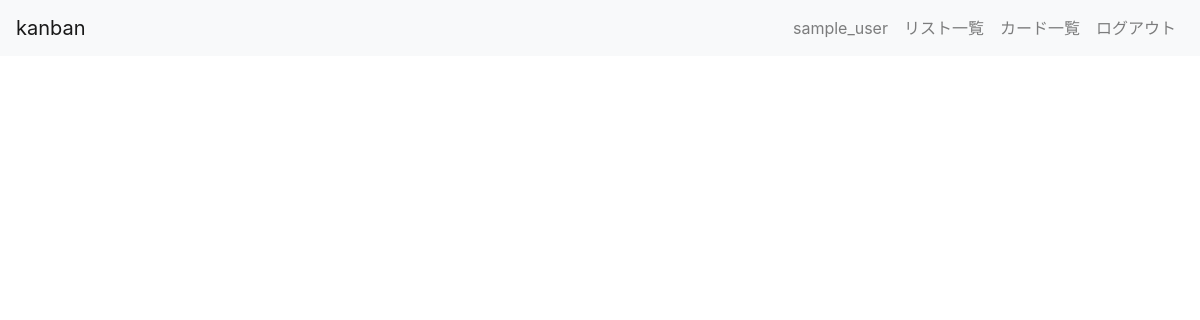
Page /kanban/home/ (signed in) on the earlier database version.
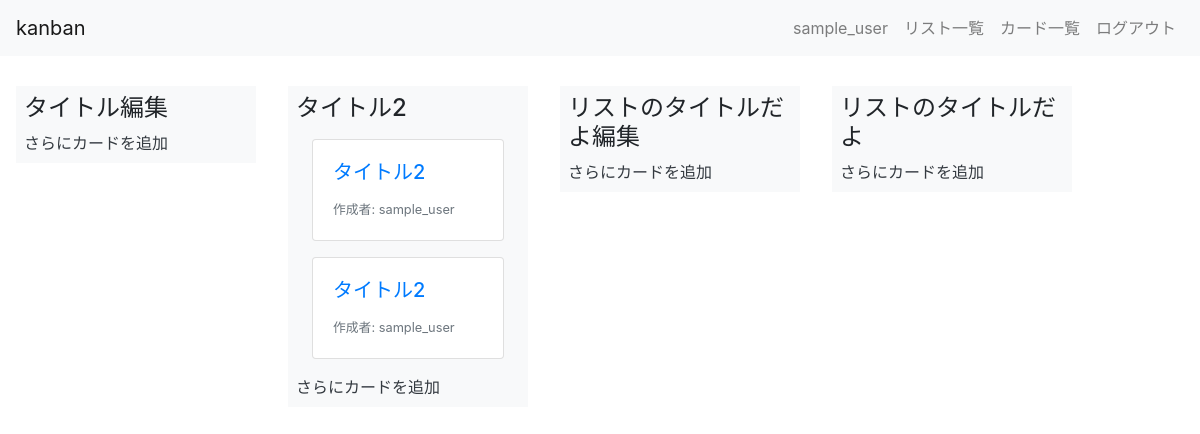
Same page on the later database version.
### kanban/models.py (models this page shows, shortened)
class List(models.Model):
    title = models.CharField(max_length=200)
    user = models.ForeignKey(User, on_delete=models.CASCADE)

class Card(models.Model):
    title = models.CharField(max_length=200)
    description = models.TextField()
    user = models.ForeignKey(User, on_delete=models.CASCADE)
    list = models.ForeignKey(List, on_delete=models.CASCADE)

### kanban/views.py (the view)
# urls.py: path("home/", views.HomeView.as_view(), name="home"),
class HomeView(LoginRequiredMixin, ListView):
    model = List
    template_name = "kanban/home.html"

### kanban/templates/kanban/home.html (shortened to what this page needs)
{% extends "kanban/base.html" %}
{% block content %}
<div class="container-fluid" style="display: table-cell !important">
  <div class="row flex-nowrap">
    {% for list in list_list %}
    <div class="bg-light m-3 p-2 " style="width: 240px; height: 100%">
      <h4>{{ list.title }}
      </h4>
      {% for card in list.card_set.all %}
      <a href="{% url 'kanban:cards_detail' card.pk %}" class="card m-3">
        <div class="card-body">
          <h5 class="card-title">{{ card.title }}</h5>
          <footer>
            <small class="text-muted">作成者: {{ card.user.username }}</small>
          </footer>
        </div>
      </a>
      {% endfor %}
      <a href="{% url 'kanban:cards_create_from_home' list.pk %}" class="text-dark"> さらにカードを追加</a>
    </div>
    {% endfor %}
  </div>
</div>
{% endblock %}

### kanban/templates/kanban/base.html (shortened to what this page needs)
<!doctype html>
<html lang="ja">
  <head>
    <link rel="stylesheet" href="https://stackpath.bootstrapcdn.com/bootstrap/4.4.1/css/bootstrap.min.css">
  </head>
  <body>
    <header>
        <nav class="navbar navbar-expand-lg navbar-light bg-light fixed-top">
          {% if request.user.is_authenticated %}
          <a class="navbar-brand" href="{% url 'kanban:home' %}">kanban</a>
          {% else %}
          <a class="navbar-brand" href="{% url 'kanban:index' %}">kanban</a>
          {% endif %}
          <div class="collapse navbar-collapse" id="navbarSupportedContent">
            <ul class="navbar-nav">
                {% if request.user.is_authenticated %}
                <li class="nav-item">
                  <a class="nav-link" href="{% url 'kanban:users_detail' request.user.pk %}">{{ request.user.username }}</a>
                </li>
                <li class="nav-item">
                  <a class="nav-link" href="{% url 'kanban:lists_list' %}">リスト一覧</a>
                </li>
                <li class="nav-item">
                  <a class="nav-link" href="{% url 'kanban:cards_list' %}">カード一覧</a>
                </li>
                <li class="nav-item">
                  <a class="nav-link" href="{% url 'logout' %}">ログアウト</a>
                </li>
                {% endif %}
            </ul>
          </div>
        </nav>
      </header>
      <main>
          {% block content %}
          {% endblock %}
      </main>
  </body>
</html>

### kanban/templates/kanban/home.html (style rules this page uses)
body { padding-top: 70px; }

Differences in the rows shown:
added List: title "タイトル編集"
added List: title "タイトル2"
added Card: title "タイトル2", user.username "sample_user"
added Card: title "タイトル2", user.username "sample_user"
added List: title "リストのタイトルだよ編集"
added List: title "リストのタイトルだよ"
